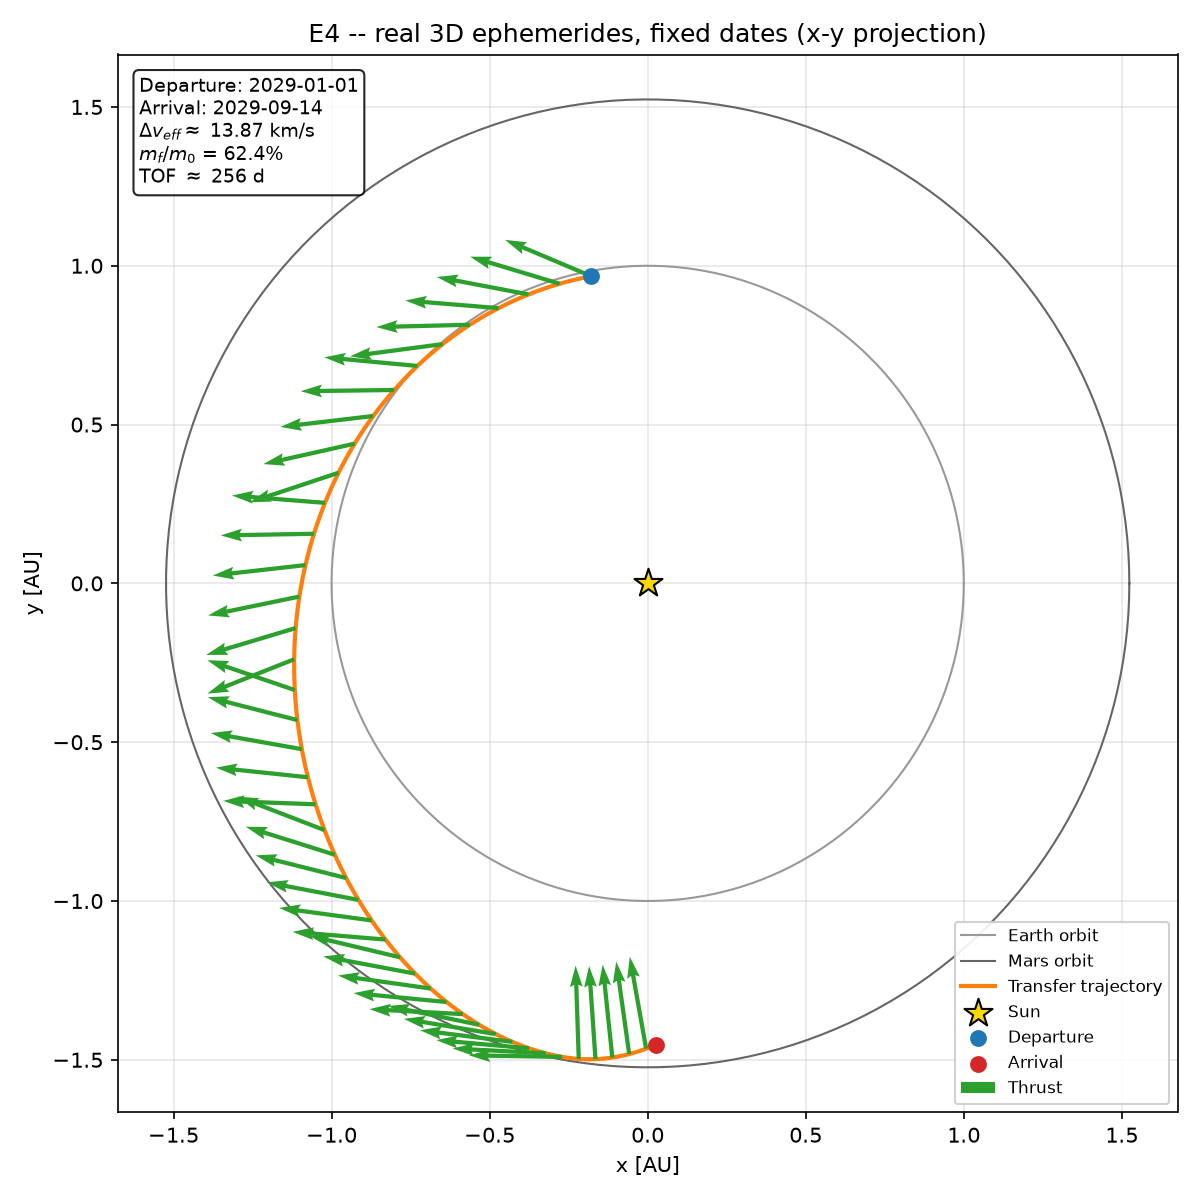

The script that saved this image:
"""E4 (PLAN.md sec. 3, escalera de realismo): 3D con efemerides reales,
fechas fijas.

Primer escalon que deja de usar orbitas circulares idealizadas: el
estado de salida es la posicion/velocidad REAL de la Tierra
(`ephemeris.state_vector`) en una fecha de calendario fija, y el
objetivo es la posicion REAL de Marte (no su radio orbital medio) en
una fecha de llegada tambien fija. Las fechas no son arbitrarias -- se
eligieron verificando la geometria real Tierra-Marte (ver mas abajo),
no solo tomando dos fechas cualquiera.

Sigue las convenciones heredadas de la escalera: empuje siempre
encendido a T_max (la magnitud no es variable de decision en ningun
escalon hasta ahora), tiempo de vuelo *fijo* (por eso "fechas fijas":
a diferencia de E3, aqui no se optimiza el TOF -- ver D-4 /
docs/adr/0004, cada escalon aisla una sola dimension de realismo
nueva). A diferencia de E1-E3, el control ahora es genuinamente 3D:
`alpha` (angulo en el plano RTN local) *y* `beta` (angulo fuera del
plano) son ambos variables de decision, porque las orbitas reales de
Tierra y Marte no son exactamente coplanares.

**Objetivo: por que no es "restricciones duras + esfuerzo minimo" como
E2.** Se probo esa formulacion (analoga a E2) y SLSQP fallo de forma
repetible ("Positive directional derivative for linesearch" / limite de
iteraciones) para la restriccion vectorial de 3 componentes (posicion
final = posicion de Marte) -- un problema numerico real de esa
formulacion en este caso, no solo una semilla mala (se intento tambien
con warm-start desde una solucion casi-factible y siguio fallando). En
cambio, minimizar directamente el error cuadratico de posicion
`|r_final - r_objetivo|^2` (un objetivo blando, pero genuino: la
calidad del match de posicion *es* literalmente lo que E4 tiene que
demostrar, no un proxy inventado como el "esfuerzo de control" de E2)
convergio de forma robusta y consistente desde multiples semillas
(~26-29 km de error final, mismo `mass_ratio` a 4 decimales entre
semillas). Con TOF y magnitud de empuje fijos, la masa final tampoco
depende del perfil de dirreccion aqui -- igual que en E2 -- asi que no
hay una alternativa de "maximizar masa" disponible en este escalon.

**Fechas y geometria de la ventana de lanzamiento** (no arbitrarias):
salida 2029-01-01, llegada 2029-09-14 (TOF = 256 dias, cerca de la
estimacion de Hohmann usando el radio *real* de la Tierra en esa fecha).
Verificado antes de fijarlas: el angulo Tierra(salida)-Sol-Marte(llegada)
es ~170.6 grados (el ideal de Hohmann es 180), y ambos puntos estan cerca
del plano de la eclíptica (Marte a solo -0.03 AU en z al llegar) -- una
ventana de transferencia real y razonable, no un par de fechas que
casualmente "funciona" en la optimizacion.

Solo posicion, no rendezvous completo: coincidir tambien velocidad
(magnitud y direccion) es exactamente lo que E5 (T-1.9, M1) tiene que
resolver.

Uso: `uv run python benchmarks/e4_real_ephemerides.py`
Genera: benchmarks/e4_real_ephemerides.png
"""

from __future__ import annotations

import datetime as dt
from pathlib import Path

import numpy as np
from scipy.integrate import solve_ivp
from scipy.optimize import minimize

from helios.constants import DAY_S, DU_KM, G0_KM_S2, TU_S
from helios.dynamics import equations_of_motion, thrust_direction, thrust_to_canonical
from helios.ephemeris import state_vector
from helios.viz import plot_trajectory

ISP_S = 3000.0
T_MAX_N = 0.5
M0_KG = 1000.0
N_SEGMENTS = 8
N_PLOT_POINTS_PER_SEGMENT = 50

DEPARTURE = dt.datetime(2029, 1, 1)
ARRIVAL = dt.datetime(2029, 9, 14)
TOF_DAYS = (ARRIVAL - DEPARTURE).days

ALPHA_BETA_BOUND_RAD = 2.0 * np.pi  # ver docs/adr y e3_free_tof.py: evita atascos en el borde

SEARCH_RTOL = 1e-8
SEARCH_ATOL = 1e-10
VERIFY_RTOL = 1e-11
VERIFY_ATOL = 1e-13

POSITION_TOLERANCE_KM = 1000.0  # mismo estandar que T-0.7 (tests/test_ephemeris.py)


def boundary_states() -> tuple[np.ndarray, np.ndarray]:
    """(state_initial canonico, r_objetivo canonico) a partir de
    efemerides reales en las fechas fijas del modulo."""
    r0_km, v0_km_s = state_vector("earth", DEPARTURE)
    r_target_km, _v_target_km_s = state_vector("mars", ARRIVAL)

    r0 = r0_km / DU_KM
    v0 = v0_km_s * TU_S / DU_KM
    r_target = r_target_km / DU_KM

    state_initial = np.concatenate([r0, v0, [1.0]])
    return state_initial, r_target


def _segment_duration_tu() -> float:
    return (TOF_DAYS * DAY_S / TU_S) / N_SEGMENTS


def terminal_state(
    x: np.ndarray, state_initial: np.ndarray, *, rtol: float, atol: float
) -> np.ndarray:
    """x = [alpha_1..alpha_N, beta_1..beta_N]."""
    thrust_canonical = thrust_to_canonical(T_MAX_N, M0_KG)
    alphas = x[:N_SEGMENTS]
    betas = x[N_SEGMENTS:]
    segment_duration = _segment_duration_tu()
    state = state_initial.copy()
    for alpha, beta in zip(alphas, betas, strict=True):

        def thrust_fn(_t, _s, a=alpha, b=beta):
            return thrust_canonical, a, b

        sol = solve_ivp(
            equations_of_motion,
            t_span=(0.0, segment_duration),
            y0=state,
            method="DOP853",
            rtol=rtol,
            atol=atol,
            args=(thrust_fn, ISP_S, 1.0),
        )
        if not sol.success:
            raise RuntimeError(f"segment propagation failed: {sol.message}")
        state = sol.y[:, -1]
    return state


def position_error_squared(x: np.ndarray, state_initial: np.ndarray, r_target: np.ndarray) -> float:
    state = terminal_state(x, state_initial, rtol=SEARCH_RTOL, atol=SEARCH_ATOL)
    return float(np.sum((state[0:3] - r_target) ** 2))


def solve(x0: np.ndarray | None = None) -> np.ndarray:
    """Optimiza `[alpha_1..alpha_N, beta_1..beta_N]` minimizando el
    error cuadratico de posicion final contra Marte en `ARRIVAL`."""
    state_initial, r_target = boundary_states()
    if x0 is None:
        x0 = np.zeros(2 * N_SEGMENTS)
    bounds = [(-ALPHA_BETA_BOUND_RAD, ALPHA_BETA_BOUND_RAD)] * (2 * N_SEGMENTS)
    result = minimize(
        position_error_squared,
        x0,
        args=(state_initial, r_target),
        method="SLSQP",
        bounds=bounds,
        options={"maxiter": 300, "ftol": 1e-13},
    )
    if not result.success:
        raise RuntimeError(f"SLSQP no convergio: {result.message}")
    return result.x


def simulate(x: np.ndarray):
    """Re-propaga con tolerancia fina; devuelve `(trajectory,
    segment_of_row, thrust_canonical, state_initial)`."""
    state_initial, _r_target = boundary_states()
    thrust_canonical = thrust_to_canonical(T_MAX_N, M0_KG)
    alphas = x[:N_SEGMENTS]
    betas = x[N_SEGMENTS:]
    segment_duration = _segment_duration_tu()
    state = state_initial.copy()

    trajectory_rows = [state]
    segment_of_row = [0]
    for segment_idx, (alpha, beta) in enumerate(zip(alphas, betas, strict=True)):

        def thrust_fn(_t, _s, a=alpha, b=beta):
            return thrust_canonical, a, b

        t_eval = np.linspace(0.0, segment_duration, N_PLOT_POINTS_PER_SEGMENT)
        sol = solve_ivp(
            equations_of_motion,
            t_span=(0.0, segment_duration),
            y0=state,
            method="DOP853",
            rtol=VERIFY_RTOL,
            atol=VERIFY_ATOL,
            args=(thrust_fn, ISP_S, 1.0),
            t_eval=t_eval,
        )
        if not sol.success:
            raise RuntimeError(f"segment propagation failed: {sol.message}")
        new_rows = sol.y[:, 1:].T
        trajectory_rows.extend(new_rows)
        segment_of_row.extend([segment_idx] * len(new_rows))
        state = sol.y[:, -1]

    return np.array(trajectory_rows), np.array(segment_of_row), thrust_canonical, state_initial


def render(
    x: np.ndarray,
    trajectory: np.ndarray,
    segment_of_row: np.ndarray,
    thrust_canonical: float,
) -> Path:
    alphas = x[:N_SEGMENTS]
    betas = x[N_SEGMENTS:]

    r_transfer = trajectory[:, 0:2]  # proyeccion x-y; el modulo si es 3D (ver trajectory[:,2])
    thrust_vectors = np.zeros((len(trajectory), 2))
    for idx in range(len(trajectory)):
        alpha = alphas[segment_of_row[idx]]
        beta = betas[segment_of_row[idx]]
        r_vec = trajectory[idx, 0:3]
        v_vec = trajectory[idx, 3:6]
        thrust_vectors[idx] = thrust_canonical * thrust_direction(r_vec, v_vec, alpha, beta)[0:2]

    theta = np.linspace(0.0, 2.0 * np.pi, 200)
    r_earth_ring = np.column_stack(
        [np.cos(theta), np.sin(theta)]
    )  # referencia visual, no la orbita real
    r_mars_ring = 1.523679 * np.column_stack([np.cos(theta), np.sin(theta)])

    mass_ratio = trajectory[-1, 6]
    delta_v_km_s = ISP_S * G0_KM_S2 * np.log(1.0 / mass_ratio)

    fig = plot_trajectory(
        r_earth_ring,
        r_mars_ring,
        r_transfer,
        thrust_vectors,
        departure_date=DEPARTURE.date().isoformat(),
        arrival_date=ARRIVAL.date().isoformat(),
        delta_v_km_s=delta_v_km_s,
        mass_ratio=mass_ratio,
        tof_days=TOF_DAYS,
    )
    fig.axes[0].set_title("E4 -- real 3D ephemerides, fixed dates (x-y projection)")

    out_path = Path(__file__).parent / "e4_real_ephemerides.png"
    fig.savefig(out_path, dpi=150)
    return out_path


if __name__ == "__main__":
    _state_initial, r_target = boundary_states()
    print(f"departure={DEPARTURE.date()}  arrival={ARRIVAL.date()}  TOF={TOF_DAYS} days")

    x_opt = solve()
    trajectory, segment_of_row, thrust_canonical, state_initial = simulate(x_opt)
    final = trajectory[-1]

    position_error_km = np.linalg.norm(final[0:3] - r_target) * DU_KM
    print(f"position error = {position_error_km:.1f} km (tolerance {POSITION_TOLERANCE_KM} km)")
    print(f"mass_ratio (m_f/m_0) = {final[6]:.4f}")
    print(f"final z = {final[2] * DU_KM:.0f} km (out-of-plane component, nonzero by construction)")

    out_path = render(x_opt, trajectory, segment_of_row, thrust_canonical)
    print(f"saved {out_path}")
